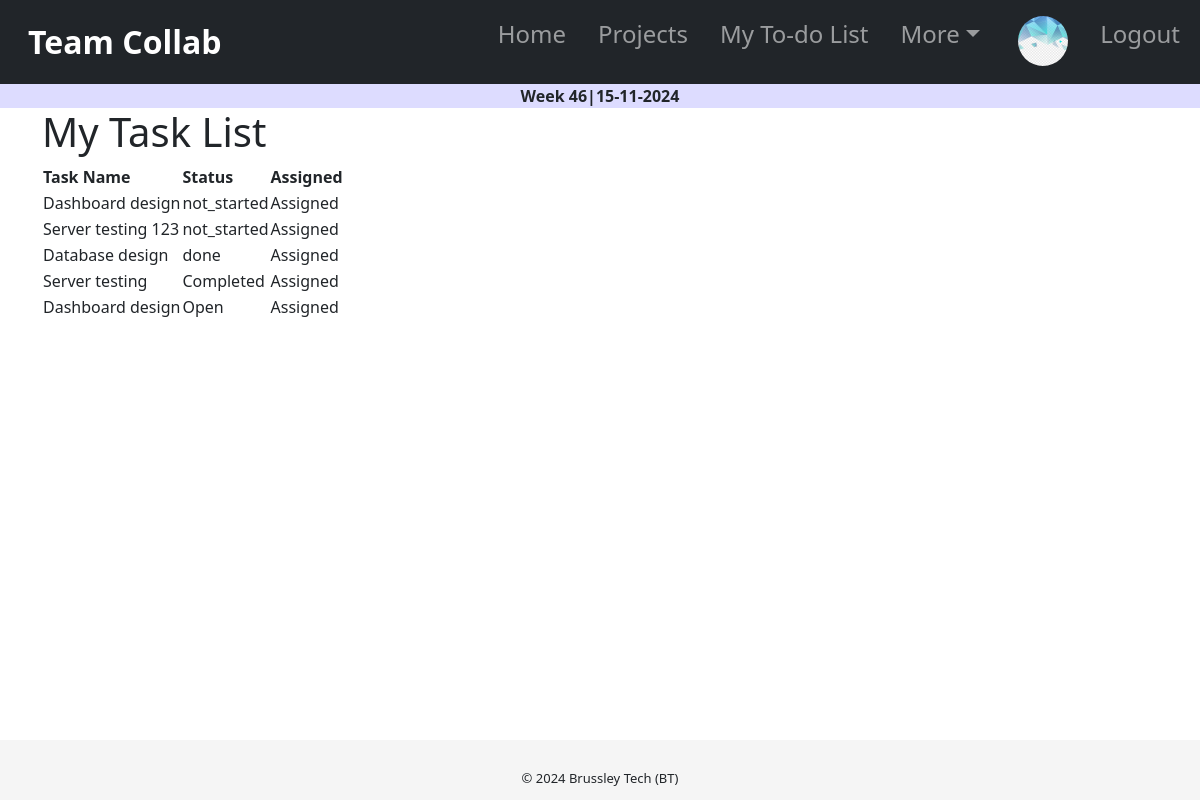
Screenshot of /tasks/list/ (signed in) with the database file from the repository.
### users/models.py (models this page shows, shortened)
class Profile(models.Model):
    user = models.OneToOneField(User, on_delete=models.CASCADE,null=True,blank=True)
    image = models.ImageField(upload_to='profile_image/', blank=True, null=True, default='default.jpg')
    role = models.CharField(blank=True, null=True, max_length=255)
    team = models.ForeignKey(Team, on_delete=models.SET_NULL, null=True)
    bio = models.TextField(null=True,blank=True)
    is_online = models.BooleanField(default=False)

### tasks/models.py (models this page shows, shortened)
class Task(models.Model):
    task_name = models.CharField(max_length=255, null=False)
    description = RichTextField(max_length=3000,null=True, blank=True)
    start_date = models.DateField( blank=True, null = True)
    due_date = models.DateField( blank=True, null = True)
    status = models.CharField(max_length=20, choices=TaskStatus.choices, default=TaskStatus.OPEN)
    project = models.ForeignKey(Project, on_delete=models.CASCADE, null=True, blank=True)
    assigned_to = models.ForeignKey(User, on_delete=models.CASCADE, null=True, blank=True, default=None)
    progress = models.IntegerField(default=0)

### tasks/views.py (the view)
# urls.py: path('tasks/list/', views.user_task_list, name='user_task_list'),
@login_required
def user_task_list(request):
    tasks = Task.objects.filter(assigned_to=request.user)
    context = {
        'tasks': tasks,
    }
    return render(request, 'tasks/user_task_list.html', context)

### tasks/templates/tasks/user_task_list.html (shortened to what this page needs)
{% extends 'tasks/base.html' %}
{% block content %}
<div class="container">
  <h1>My Task List</h1>
  <table>
    <thead>
      <tr>
        <th>Task Name</th>
        <th>Status</th>
        <th>Assigned</th>
      </tr>
    </thead>
    <tbody>
      {% for task in tasks %}
        <tr>
          <td>{{ task.task_name }}</td>
          <td>{{ task.get_status_display }}</td>
          <td>
            {% if task.assigned_to == request.user %}
              Assigned
            {% else %}
              Not assigned
            {% endif %}
          </td>
        </tr>
      {% endfor %}
    </tbody>
  </table>
</div>
{% endblock %}

### tasks/templates/tasks/base.html (shortened to what this page needs)
<!DOCTYPE html>
<html lang="en">
    <head>
        <link rel="stylesheet" href="https://cdn.jsdelivr.net/npm/bootstrap@5.3.0/dist/css/bootstrap.rtl.min.css">
    </head>
    <body>
      <header class="">
        <nav class="navbar navbar-expand-lg navbar-dark bg-dark">
          <div class="container-fluid">
            <a class="navbar-brand" href="{% url 'home' %}"><strong>Team Collab</strong></a>
            <div class="collapse navbar-collapse" id="navbarSupportedContent">
              <ul class="navbar-nav nav-underline me-auto mb-2 mb-lg-0 nav-tabs-link-active-color">
                <li class="nav-item">
                  <a class="nav-link" aria-current="page" href="{% url 'home' %}">Home</a>
                </li>
                <li class="nav-item">
                  <a class="nav-link" aria-current="page" href="{% url 'project_list' %}">Projects</a>
                </li>
                {% if user.is_authenticated%}
                <li class="nav-item">
                  <a class="nav-link" aria-current="page" href="{% url 'todolist' %}">My To-do List</a>
                </li>
                {% endif %}
                <li class="nav-item dropdown">
                  <a class="nav-link dropdown-toggle" href="#" role="button" data-bs-toggle="dropdown" aria-expanded="false">
                    More
                  </a>
                  </li>
                  <li class="nav-item">
                    <a class="nav-link" href="{% url 'profile' %}"><img
                      class="rounded-circle article-img"
                      src="{{ user.profile.image.url }}" style="height:50px;width:50px;"/></a>
                  </li>
                {% if user.is_authenticated %}
                  <li class="nav-item">
                    <a class="nav-link" href="{% url 'logout' %}">Logout</a>
                  </li>
                  {%else%}
                  <li class="nav-item">
                    <a class="nav-link" href="{% url 'login' %}">Login</a>
                  </li>
                {% endif %}
              </ul>
            </div>
          </div>
        </nav>
        <center>
            <div class="event_date_wrap">
                <strong>Week {% now "W"%}|{% now "j-m-Y"%}</strong>
            </div>
          </center>
      </header>
          {% block content %}
          {% endblock content %}
      <br>
      <br>
      <br>
      <br>
        <footer>
            <div class="container-fluid copyright_container">
              <div class="row my-0 py-2">
                <div class="copyright_text text-center" style="font-size: 13px;">
                    © 2024 Brussley Tech (BT)
                </div>
              </div>
            </div>
        </footer>
    </body>
</html>

### tasks/templates/tasks/base.html (style rules this page uses)
body { box-sizing: border-box; }
html,body { background-color: white; min-height: 100%; height: 100%; margin: 0px auto; margin-bottom: 0%; }
header { background-color: #dddcff; }
footer { bottom: 0; position: static; position: fixed; width: 100%; height: 60px; line-height: 60px; background-color: #f5f5f5; }
.nav-link { font-family: system-ui; font-size: 1.5rem; }
.navbar-brand { font-size: 2rem; }
@media (min-width: 1200px) { .container-fluid { max-width: 1600px; } }
.event_date_wrap { align-content: center; }
.container { border-radius: 5px; margin: 0px auto; scroll-behavior: auto; }

### rows the page displays
Task: task_name "Dashboard design", status "not_started", shows "Assigned"
Task: task_name "Server testing 123", status "not_started", shows "Assigned"
Task: task_name "Database design", status "done", shows "Assigned"
Task: task_name "Server testing", status "Completed", shows "Assigned"
Task: task_name "Dashboard design", status "Open", shows "Assigned"
